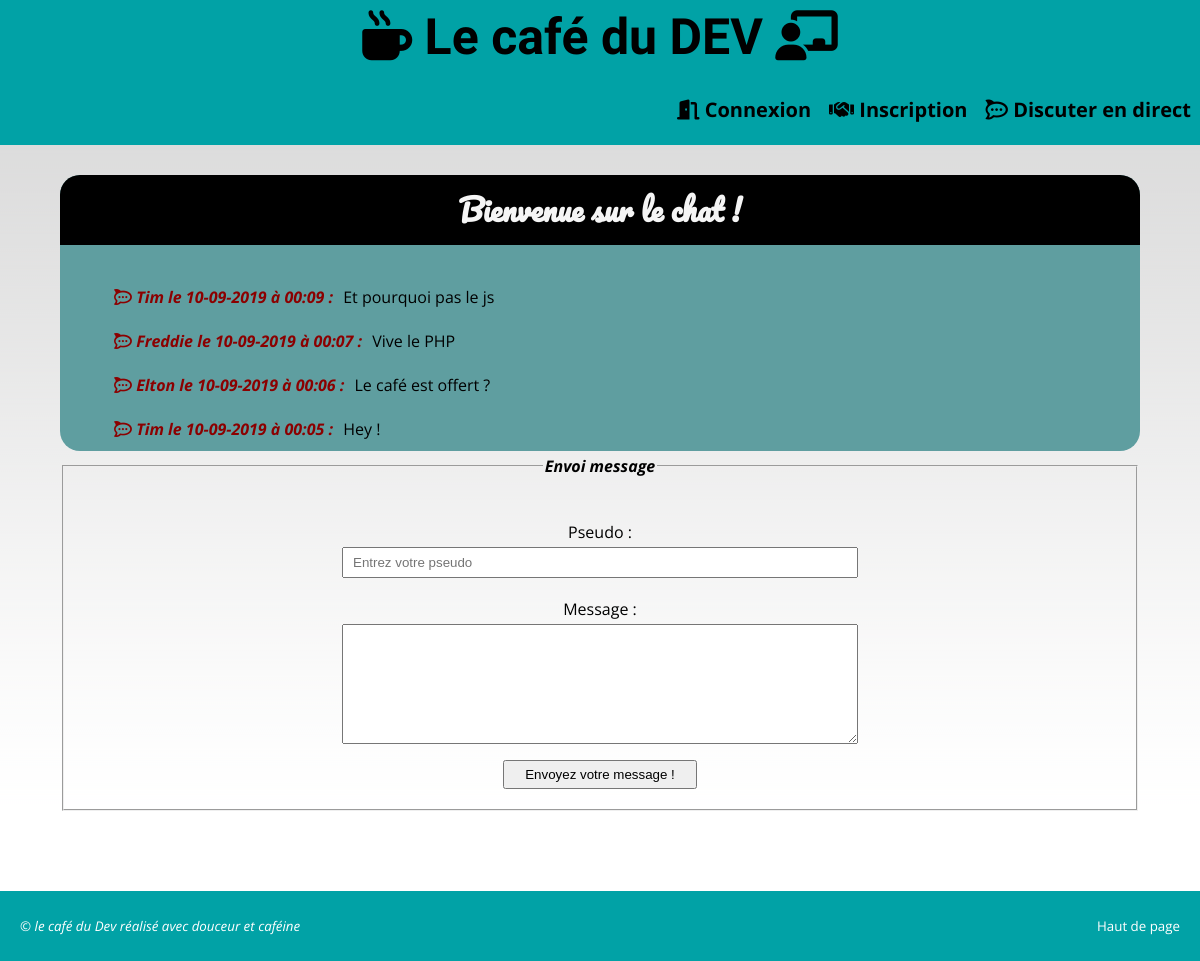
The page /index.php?action=chat on the database its author committed.
### tables this page shows
CREATE TABLE `chat` (
  `id` int(11) NOT NULL,
  `author` varchar(100) NOT NULL,
  `message` text NOT NULL,
  `creation_date` datetime NOT NULL
);

### application/controllers/ChatController.php (called while the page is built, shortened)
<?php
class ChatController {
    public function renderChatView() {
        $messages = $this->loadMessages();
        require 'public/views/front/chatView.phtml';
    }
    public function loadMessages() :array {
        $chatModel = new ChatModel();
        return $chatModel->getLastTenMessages();
    }
}

### application/classes/config/Directory.php (called while the page is built, shortened)
<?php
class Directory {
    public static function requireFileWithoutNamespace(string $class) :void {
        if (substr($class, -10) === 'Controller') {
            $class = str_replace(SELF::CONTROLLER_NAMESPACE, "", $class);
            require_once SELF::CONTROLLER_DIRECTORY . $class . '.php';
        }
        else if (substr($class, -5) === 'Model') {
            $class = str_replace(SELF::MODEL_NAMESPACE, "", $class);
        }
        else if (substr($class, -9) === 'Exception')
        {
            $class = str_replace(SELF::EXCEPTION_NAMESPACE, "", $class);
            require_once SELF::EXCEPTION_DIRECTORY . $class . '.php';
        }
        else if (substr($class, -6) === 'Entity')
        {
            $class = str_replace(SELF::ENTITY_NAMESPACE, "", $class);
        }
        else {
            $class = str_replace(SELF::CONFIG_NAMESPACE, "", $class);
        }
    }
}

### application/models/ChatModel.php (called while the page is built, shortened)
<?php
class ChatModel extends Database {
    public function getLastTenMessages() :array {
        $sql = 'SELECT * FROM chat ORDER BY id DESC LIMIT 0,10';
        return $this->queryAllFetchClass($sql, SELF::ENTITY_CLASSNAME);
    }
}

### application/classes/config/Database.php (called while the page is built, shortened)
<?php
class Database {
    protected $pdo;
    public function setPdo(\PDO $db_init)
    {
        $this->pdo = $db_init;
    }
    public function prepareExecute(string $sqlQuery, array $arrayParams = [])
    {
        $query = $this->pdo->prepare($sqlQuery);
        $protectedArrayParams = $this->protectWithHtmlSpecialCharsAndTrim($arrayParams);
        $query->execute($protectedArrayParams);
        return $query;
    }
    public function queryAllFetchClass( string $sqlQuery, $class, array $arrayParams = [] ) :array
    {
        $query = $this->prepareExecute($sqlQuery, $arrayParams);
        $entity_namespace = "Ariwf3\\Blog_oop\\Application\\Classes\\Entity";
        return $query->fetchAll(\PDO::FETCH_CLASS, $entity_namespace . '\\' . $class);
    }
}

### application/classes/entity/ChatEntity.php (called while the page is built, shortened)
<?php
class ChatEntity {
    public $id;
    public $author;
    public $creation_date;
    public function __construct() {
        $this->id = (int) $this->id;
        $this->author = ucfirst($this->author);
        $this->creation_date = new \DateTime($this->creation_date);
    }
}

### public/views/front/chatView.phtml (the view, shortened to what this page needs)
<article id="messages">
<h3 id="title_chat">Bienvenue sur le chat !</h3>
<?php
    foreach ($messages as $message) : ?>
        <p data-id= "<?= $message->id; ?>">
            <span><i class="fab fa-rocketchat"></i> <?= $message->author ?> le <?= $message->creation_date->format('d-m-Y à H:i') ?> : </span> <?= $message->message ?>
        </p>
<?php endforeach ?>
</article>
    <form action="index.php?action=addMessage" method="POST" id="form_chat">
        <fieldset>
            <legend>Envoi message</legend>
            <p>
                <label for="author">Pseudo :</label>
                <input type="text" id="author" name="author" placeholder="Entrez votre pseudo">
            </p>
            <p>
            <label for="message">Message :</label>
                <textarea id="message" name="message"></textarea>
            </p>
            <input type="submit" id="send_message" value="Envoyez votre message !">
        </fieldset>
    </form>
<?php $content = ob_get_clean(); ?>
<?php require 'public/views/template.phtml'; ?>

### index.php (shortened to what this page needs)
<?php
try {
    $homeController    = new HomeController();
    $errorController   = new ErrorController();
    $chatController    = new ChatController();
    if( isset($_GET['action']) ) {
        $action = (string) $_GET['action'];
        switch ($action) {
            case 'chat':
                $chatController->renderChatView();
                break;
        }
    } else {
        $homeController->renderHomeView();
    }
} catch(MyException $e) {
    $message = $e;
    $errorController->renderErrorView('myexception', $message);
} catch(PDOException $e) {
    $message = $e->getMessage() . " ligne <span class='error_message'>" . $e->getline() . "</span> dans le fichier <span class='error_message'>" . $e->getfile() ."</span>";
    $errorController->renderErrorView('pdo', $message);
} catch (MyInvalidArgumentException $e) {
    $message = $e;
    $errorController->renderErrorView('invalidArgument', $message);
}

### public/views/template.phtml (shortened to what this page needs)
<!DOCTYPE html>
<html lang="fr">
<head>
    <link rel="stylesheet" href="public/assets/css/style.css">
</head>
<body>
    <header>
        <h1 id="main_title"><a href='index.php?action=home'><i class="fas fa-mug-hot"></i> Le café du DEV <i class="fas fa-chalkboard-teacher"></i></a></h1>
        <nav>
            <ul>
            <?php if (!isset($_SESSION['user'])) : ?>
                <li><a href="index.php?action=signIn"><i class="fas fa-door-open"></i> Connexion</a></li>
                <li><a href="index.php?action=signUp"><i class="fas fa-handshake"></i> Inscription</a></li>
            <?php endif ?>
                <li><a href="index.php?action=chat"><i class="fab fa-rocketchat"></i> Discuter en direct</a></li>
            </ul>
        </nav>
    </header>
    <main class='container'>
        <?= $content ?>
    </main>
    <footer>
        <small> <em>&copy le café du Dev réalisé avec douceur et <span>caféine</span></em>
        </small>
        <small><a href="#main_title">Haut de page</a></small>
    </footer>
</body>
</html>

### public/assets/css/style.css (style rules this page uses)
html { font-size: 62.5% }
* { box-sizing: border-box; }
body { font-family: 'Open Sans', sans-serif; margin: 0; padding: 0; font-size: 1.6rem; line-height: 3rem; background-image: url('../img/fond.png'); background-repeat: repeat-x; }
h1 { font-family: 'Lacquer', sans-serif; color : black; margin: 0; padding: 1rem; font-size: 5rem; }
h2,h3,h4 { font-family: 'Pacifico', cursive; }
ul { list-style-type: none; padding: 0; padding-bottom: 1rem; }
a { text-decoration: none; color : darkred; font-weight: bold; transition: all 0.30s; }
legend { font-weight: bold; font-style: italic; }
input,textarea { display: block; margin: auto; }
input[type="text"], input[type="password"], input[type="email"] { padding: 6px 9px; width: 100%; max-width: 50%; }
input[type="submit"] { padding: 0.5rem 2rem; }
header { text-align: center; background-color: #01a2a6; }
h1>a { color: black; }
header li { padding: 0.9rem; }
nav a { color : black; font-size: 2rem; }
main { text-align: center; }
.container { width: 98%; margin: 0 auto; }
article { background: cadetblue; }
article>h3 { background: black; color: whitesmoke; }
article p { max-width: 60%; margin: 0 auto; }
textarea { padding: 6px 9px; width: 100%; max-width: 50%; height: 16rem; min-height: 16rem; line-height: 2rem; }
article#messages { border-radius: 2rem; -webkit-hyphens: auto; -moz-hyphens: auto; -ms-hyphens: auto; hyphens: auto; overflow-wrap: break-word; }
article#messages>p { max-width: 90%; padding: 0.7rem 0; }
article#messages p span { padding-right: 0.6rem; font-weight: bold; color: darkred; font-style: italic; }
h3#title_chat { border-top-left-radius: 2rem; border-top-right-radius: 2rem; text-align: center; font-size: 3rem; padding: 2rem; }
textarea#message { height: 12rem; min-height: 10rem; }
footer { color : white; text-align: center; background-color: #01a2a6; margin-top: 2rem; padding: 1rem; }
small:last-child { display: none; }
@media screen and (min-width: 768px) { .container { width: 90%; } }
@media screen and (min-width: 768px) { nav>ul { display: flex; justify-content: flex-end; } }
@media screen and (min-width: 768px) { body { position: relative; } }
@media screen and (min-width: 768px) { fieldset { padding : 2rem; } }
@media screen and (min-width: 768px) { footer { display: flex; justify-content: space-between; position: absolute; margin-top: 8rem; width: 100%; padding: 2rem; } }
@media screen and (min-width: 768px) { small:last-child { display: block; } }
@media screen and (min-width: 768px) { small:last-child a { color: white; font-weight: normal; } }
@media screen and (min-width: 768px) { article#messages { text-align: left; } }

### rows shown on the page
chat: author "Tim", creation_date "10-09-2019 à 00:09", message "Et pourquoi pas le js"
chat: author "Freddie", creation_date "10-09-2019 à 00:07", message "Vive le PHP"
chat: author "Elton", creation_date "10-09-2019 à 00:06", message "Le café est offert ?"
chat: author "Tim", creation_date "10-09-2019 à 00:05", message "Hey !"
